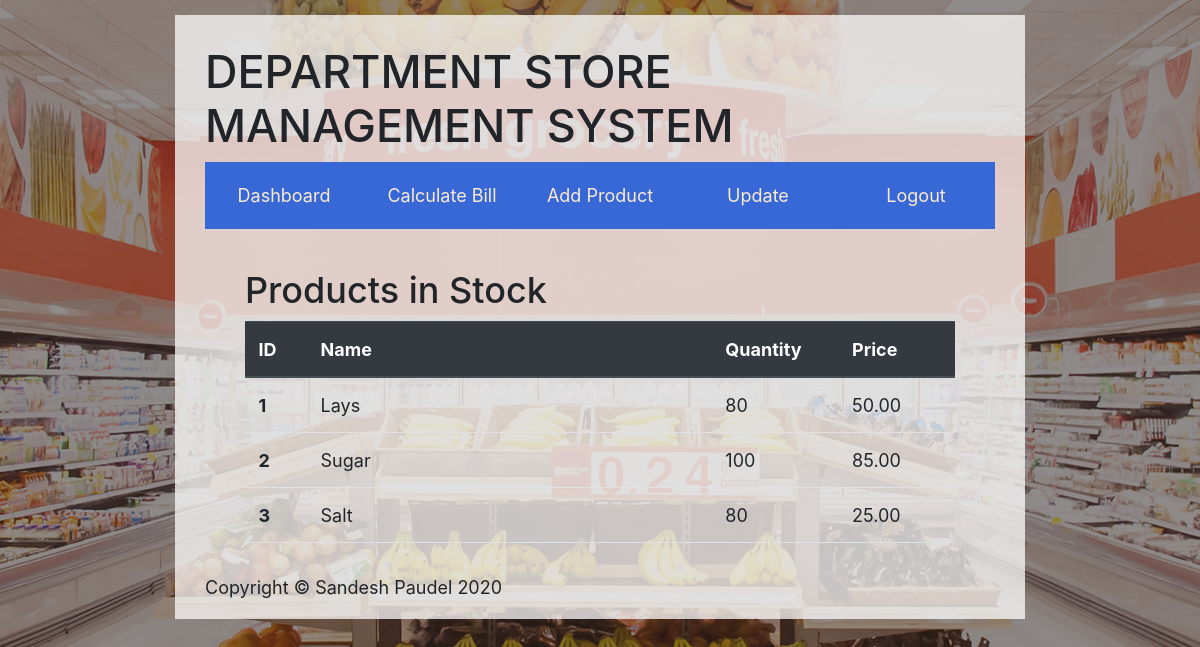
The app's page / (signed in), older data.
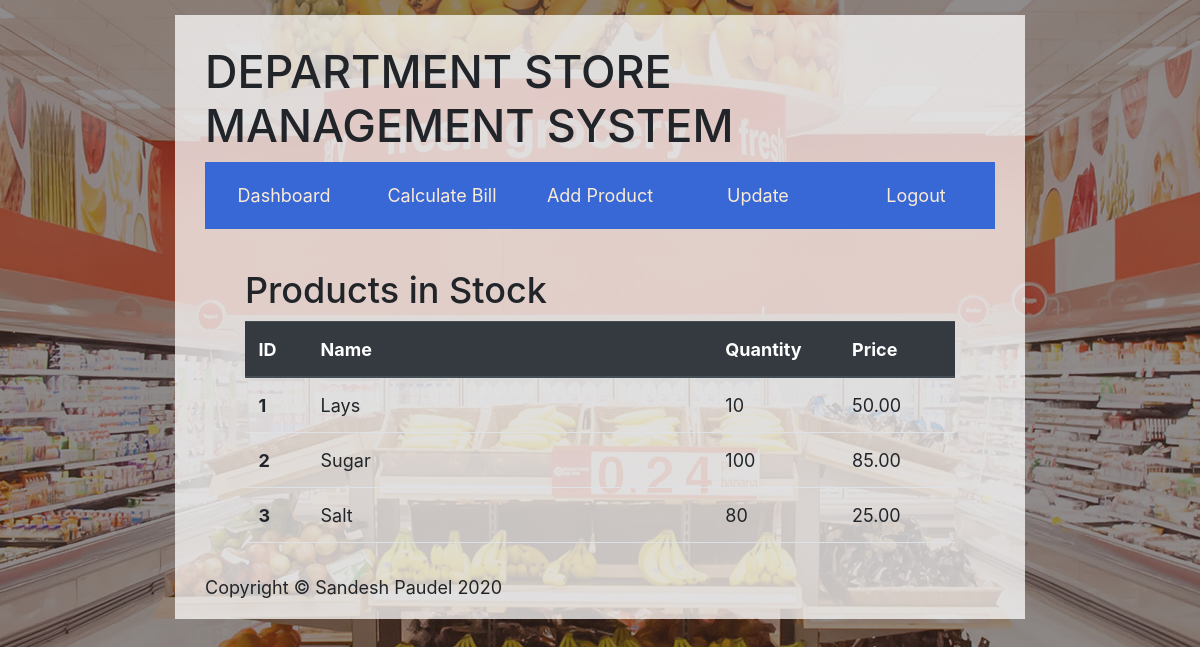
The same page, newer data.
### store/models.py (models this page shows, shortened)
class Product(models.Model):
    product_name = models.CharField(max_length=200)
    product_description = models.TextField()
    product_quantity = models.IntegerField()
    product_company = models.CharField(max_length=264)
    product_cp = models.FloatField()
    product_sp = models.FloatField()

### store/views.py (the view)
# urls.py: path('', views.index, name="index"),
@login_required(login_url="/account/login")
def index(request):
    productList = Product.objects.all()
    context = {'products':productList}
    return render(request, 'dashboard.html', context)

### templates/dashboard.html
{% extends 'base.html' %}
{% block content %}
    <div class="content form-wrapper">
        <h2>Products in Stock</h2>
        <table class="table">
            <thead class="thead-dark">
                <tr>
                    <th scope="col">ID</th>
                    <th scope="col">Name</th>
                    <th scope="col">Quantity</th>
                    <th scope="col">Price</th>
                </tr>
            </thead>
            <tbody>
                {% for product in products %}
                <tr>
                    <th scope="row">{{product.id}}</th>
                    <td>{{product.product_name}}</td>
                    <td>{{product.product_quantity}}</td>
                    <td>{{product.product_sp|floatformat:2}}</td>
                </tr>
                {% endfor %}
            </tbody>
        </table>
    </div>
{% endblock %}

### templates/base.html (shortened to what this page needs)
<!DOCTYPE html>
{% load static %}
<html lang="en">
<head>
    <link rel="stylesheet" href="https://stackpath.bootstrapcdn.com/bootstrap/4.5.2/css/bootstrap.min.css">
    <link rel="stylesheet" href="{% static "css/index.css" %}">
</head>
<body>
    <div class="main-container">
        <div class="header">
            <h1>Department Store Management System</h1>
        </div>
        <nav>
            <ul>
                <li><a href="/">Dashboard</a></li>
                <li><a href="/billing">Calculate Bill</a></li>
                <li><a href="/add-product">Add Product</a></li>
                <li><a href="/update-product">Update</a></li>
                <li><a href="/account/login">Logout</a></li>
            </ul>
        </nav>
        <div class="content-container">
            {% block content %} {% endblock %}
        </div>
        <div class="copyright">
            <p>Copyright &#169; Sandesh Paudel 2020</p>
        </div>
    </div>
</body>
</html>

### static/css/index.css (style rules this page uses)
* { margin: 0; padding: 0; box-sizing: border-box; }
html { font-family: 'Lato', sans-serif; font-weight: 300; font-size: 18px; text-rendering: optimizeLegibility; overflow-x: hidden; }
body { background-image: linear-gradient(#29222285,#29222285), url("../images/background.jpg"); background-repeat: no-repeat; background-attachment: fixed; background-position: center; width: 1300px; }
.main-container { background: #fdfdfdbf; width: 850px; padding: 30px; left: 50%; position: absolute; transform: translateX(-50%); margin-top: 15px; }
.header h1 { text-transform: uppercase; }
nav { background-color: #3867d6; }
nav ul { list-style: none; display: grid; grid-template-columns: 20% 20% 20% 20% 20%; }
nav ul li { text-align: center; padding: 20px; }
nav ul li a { color: antiquewhite; }
.form-wrapper { padding: 10px; width: auto; height: 300px; overflow-y: scroll; }
.content { margin: 30px; }
.copyright { background-attachment: fixed; position: absolute; bottom: 0; align-items: right; justify-content: right; }

Row changes from the older to the newer data that the page shows:
changed Product "Lays": product_quantity "80" → "10"
